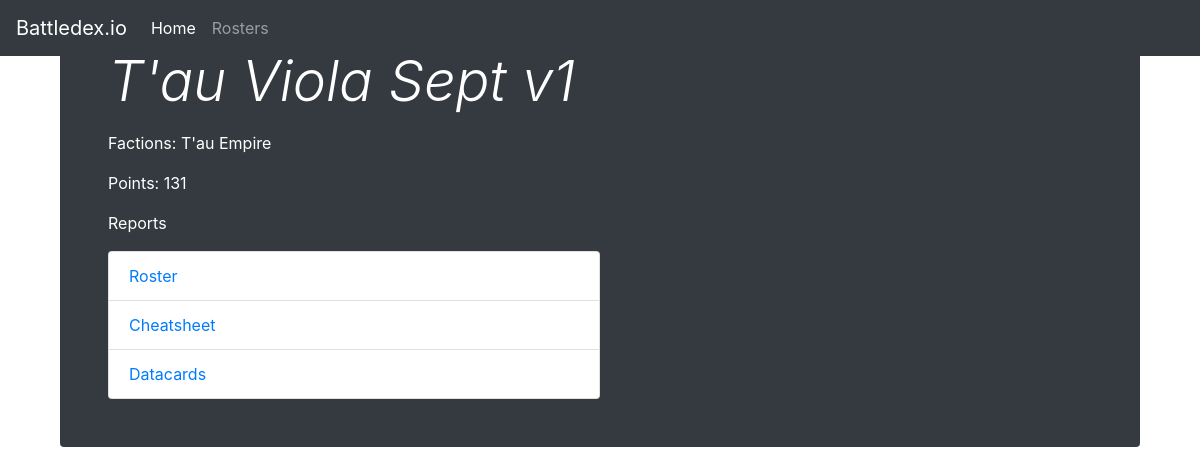
The page /roster/1 on the database its author committed.
### armybuilder/models.py (models this page shows, shortened)
class Roster(Base):
    __tablename__ = 'roster'
    id = Column(Integer, primary_key=True)
    name = Column(Text)
    player_name = Column(Text)
    factions = relationship('Faction', secondary=roster_faction_table, back_populates='rosters', lazy='subquery')
    entries = relationship('RosterEntry', cascade='delete', lazy='subquery')
    users = relationship(
        'User',
        secondary=user_roster_table,
        back_populates='rosters'
    )
    @property
    def points(self):
        return sum(e.points for e in self.entries)

class Faction(Base):
    __tablename__ = 'faction'
    id = Column(Integer, primary_key=True)
    name = Column(Text)
    keyword_id = Column(Integer, ForeignKey('keyword.id'))
    keyword = relationship('Keyword')
    is_subfaction = Column(Boolean, default=False)
    abilities = relationship('Ability', secondary=faction_ability_table, back_populates='factions', lazy='subquery')
    figures = relationship(
        'Figure', secondary=figure_faction_table,
        back_populates='factions'
    )
    tactics = relationship('Tactic',
        secondary=tactic_faction_table,
        back_populates='factions')
    rosters = relationship('Roster',
        secondary=roster_faction_table,
        back_populates='factions')
    def __str__(self):
        return self.name

class Wargear(Base):
    __tablename__ = 'wargear'
    id = Column(Integer, primary_key=True)
    name = Column(Text)
    profile = Column(Text)
    wargear_range = Column(Text)
    wargear_type = Column(Text)
    strength = Column(Text)
    ap = Column(Text)
    damage = Column(Text)
    points = Column(Integer)
    figures = relationship(
        'Figure',
        secondary=figure_wargear_table,
        back_populates='allowed_wargear',
        lazy='subquery'
    )
    abilities = relationship(
        'Ability',
        secondary=wargear_ability_table,
        back_populates='wargear',
        lazy='subquery'
    )
    roster_entries = relationship(
        'RosterEntry',
        secondary=roster_entry_wargear_table,
        back_populates='wargear',
        lazy='subquery'
    )

class Figure(Base):
    __tablename__ = 'figure'
    id = Column(Integer, primary_key=True)
    figure_type = Column(Text)
    figure_name = Column(Text)
    points = Column(Integer)
    move = Column(Text)
    weapon_skill = Column(Integer)
    ballistic_skill = Column(Integer)
    strength = Column(Text)
    toughness = Column(Text)
    wounds = Column(Text)
    attacks = Column(Text)
    leadership = Column(Text)
    save = Column(Text)
    max_number = Column(Integer)
    allowed_wargear = relationship('Wargear', secondary=figure_wargear_table, back_populates='figures', lazy='subquery')
    allowed_specializations = relationship('Specialization',
        secondary=figure_specialization_table,
        back_populates='figures',
        lazy='subquery')
    factions = relationship(
        'Faction', secondary=figure_faction_table,
        back_populates='figures',
        lazy='subquery'
    )
    keywords = relationship(
        'Keyword',
        secondary=figure_keyword_table,
        back_populates='figures',
        lazy='subquery'
    )
    abilities = relationship(
        'Ability',
        secondary=figure_ability_table,
        back_populates='figures',
        lazy='subquery'
    )

### armybuilder/views.py (the view)
@app.route('/roster/<int:roster_id>')
def roster_view(roster_id):
    roster = db.session.query(Roster).get(roster_id)
    return render_template('web/roster.html.jinja', roster=roster)

### armybuilder/models.py (called while the page is built)
    @property
    def points(self):
        wargear_points = sum([ w.points if w.points else 0 for w in self.wargear ]) if self.wargear else 0
        figure_points = self.figure.points if self.figure.points else 0
        return wargear_points + figure_points

### armybuilder/templates/web/roster.html.jinja (shortened to what this page needs)
{% extends "web/base.html.jinja" %}
{% block content %}
<div class="container">
    <div class="jumbotron p-3 p-md-5 text-white rounded bg-dark">
        <div class="col-md-6 px-0">
            <h1 class="display-4 font-italic">{{ roster.name }}</h1>
            <p>Factions: {{ roster.factions|join(", ") }}</p>
            <p>Points: {{ roster.points }}</p>
            <p>Reports</p>
            <ul class="list-group">
                <li class="list-group-item"><a href="/report/{{ roster.id }}/roster">Roster</a></li>
                <li class="list-group-item"><a href="/report/{{ roster.id }}/cheatsheet">Cheatsheet</a></li>
                <li class="list-group-item"><a href="/report/{{ roster.id }}/datacards">Datacards</a></li>
            </ul>
        </div>
    </div>
</div>
{% endblock %}
{% block scripts %}
<link rel="stylesheet" href="{{ url_for('static', filename='thirdparty/jsgrid/jsgrid.min.css') }}">
<link rel="stylesheet" href="{{ url_for('static', filename='thirdparty/jsgrid/jsgrid-theme.min.css') }}">
<link rel="stylesheet" href="{{ url_for('static', filename='thirdparty/chosen/chosen.min.css') }}">
{% endblock %}

### rows shown on the page
Roster: name "T'au Viola Sept v1"
Faction: factions "T'au Empire"
Wargear: points "131"
